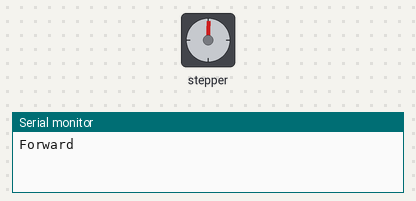
Bench run of a sketch on a simulated Arduino Uno, built with avr-gcc and run on an emulated ATmega328P. Parts: stepper motor, the last lines printed to the serial monitor. Stepper angles assume 200 steps per turn.

Above: at 0.05 s.
At 0.25 s:
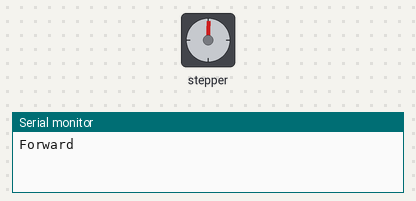
At 0.4 s:
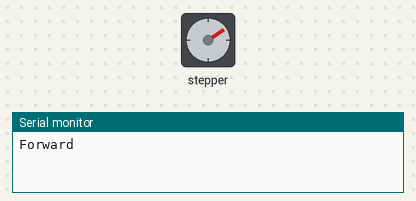
At 1.15 s:
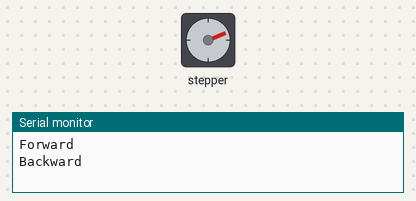
Timing chart, 0 to 8.2 s (numbered marks = the images above):
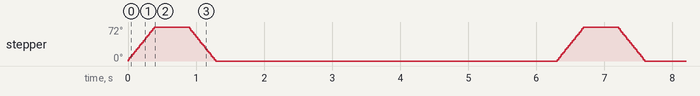

The sketch:

strummer.ino
```cpp
#include <Stepper.h>

// Parameters
const int rotationDegrees = 72;

#define STEPS 200
Stepper stepper(STEPS, 4, 5, 6, 7);

const int numSteps = (rotationDegrees * STEPS)/ 360;

void setup() {
  Serial.begin(9600);
  // setSpeed(60) apparently sets the speed of the motor to 30 RPMs
  stepper.setSpeed(30);
}

void loop() {
  Serial.println("Forward");
  stepper.step(numSteps);
  delay(500);
  Serial.println("Backward");
  stepper.step(-numSteps);
  delay(5000);
}
```

Measured:
- by itself, stepper: turns 72° clockwise in 0.38 s, then 72° counter-clockwise in 0.38 s, repeating every 6.3 s
